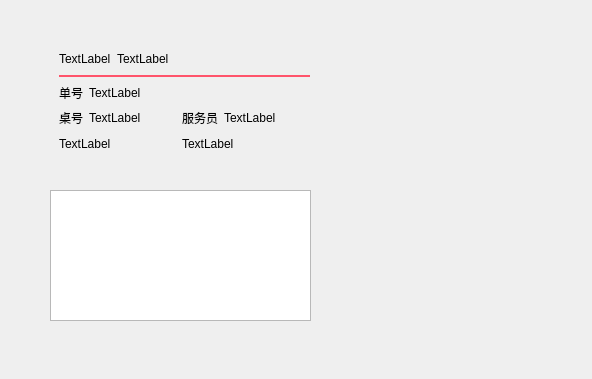
<?xml version="1.0" encoding="UTF-8"?>
<ui version="4.0">
 <class>w_scr_dish_main_table_pay</class>
 <widget class="QDialog" name="w_scr_dish_main_table_pay">
  <property name="geometry">
   <rect>
    <x>0</x>
    <y>0</y>
    <width>592</width>
    <height>379</height>
   </rect>
  </property>
  <property name="windowTitle">
   <string>Dialog</string>
  </property>
  <widget class="w_scr_dish_pay_widget" name="frame_main" native="true">
   <property name="geometry">
    <rect>
     <x>420</x>
     <y>130</y>
     <width>120</width>
     <height>80</height>
    </rect>
   </property>
  </widget>
  <widget class="fexpandmain_tableview" name="tableView">
   <property name="geometry">
    <rect>
     <x>50</x>
     <y>190</y>
     <width>261</width>
     <height>131</height>
    </rect>
   </property>
  </widget>
  <widget class="lds_roundeddialog_title_frame" name="frame_deskinfo">
   <property name="geometry">
    <rect>
     <x>50</x>
     <y>40</y>
     <width>269</width>
     <height>122</height>
    </rect>
   </property>
   <layout class="QGridLayout" name="gridLayout" columnstretch="0,1,0,1">
    <item row="2" column="0">
     <widget class="QLabel" name="label_num_2">
      <property name="text">
       <string>单号</string>
      </property>
      <property name="outer_stylesheet" stdset="0">
       <string>label_upon_bg</string>
      </property>
     </widget>
    </item>
    <item row="1" column="0" colspan="4">
     <widget class="QLabel" name="label_5">
      <property name="minimumSize">
       <size>
        <width>0</width>
        <height>2</height>
       </size>
      </property>
      <property name="maximumSize">
       <size>
        <width>16777215</width>
        <height>2</height>
       </size>
      </property>
      <property name="styleSheet">
       <string notr="true">background-color:#ff546b</string>
      </property>
      <property name="text">
       <string/>
      </property>
     </widget>
    </item>
    <item row="3" column="1">
     <widget class="QLabel" name="label_ch_tableno">
      <property name="text">
       <string>TextLabel</string>
      </property>
      <property name="outer_stylesheet" stdset="0">
       <string>label_upon_bg</string>
      </property>
     </widget>
    </item>
    <item row="4" column="0" colspan="2">
     <widget class="QLabel" name="label_num">
      <property name="text">
       <string>TextLabel</string>
      </property>
      <property name="outer_stylesheet" stdset="0">
       <string>xx_num</string>
      </property>
     </widget>
    </item>
    <item row="3" column="2">
     <widget class="QLabel" name="label_num_10">
      <property name="text">
       <string>服务员</string>
      </property>
      <property name="outer_stylesheet" stdset="0">
       <string>label_upon_bg</string>
      </property>
     </widget>
    </item>
    <item row="3" column="0">
     <widget class="QLabel" name="label_num_4">
      <property name="text">
       <string>桌号</string>
      </property>
      <property name="outer_stylesheet" stdset="0">
       <string>label_upon_bg</string>
      </property>
     </widget>
    </item>
    <item row="3" column="3">
     <widget class="QLabel" name="label_ch_servant">
      <property name="text">
       <string>TextLabel</string>
      </property>
      <property name="outer_stylesheet" stdset="0">
       <string>label_upon_bg</string>
      </property>
     </widget>
    </item>
    <item row="2" column="1" colspan="3">
     <widget class="QLabel" name="label_ch_billno">
      <property name="text">
       <string>TextLabel</string>
      </property>
      <property name="outer_stylesheet" stdset="0">
       <string>label_upon_bg</string>
      </property>
     </widget>
    </item>
    <item row="0" column="0" colspan="4">
     <layout class="QHBoxLayout" name="horizontalLayout_3" stretch="0,1">
      <item>
       <widget class="QLabel" name="label_logo">
        <property name="text">
         <string>TextLabel</string>
        </property>
        <property name="outer_stylesheet" stdset="0">
         <string>label_upon_bg</string>
        </property>
       </widget>
      </item>
      <item>
       <widget class="QLabel" name="label_text">
        <property name="text">
         <string>TextLabel</string>
        </property>
        <property name="outer_stylesheet" stdset="0">
         <string>label_upon_bg</string>
        </property>
       </widget>
      </item>
     </layout>
    </item>
    <item row="4" column="2" colspan="2">
     <widget class="label_click" name="label_total">
      <property name="text">
       <string>TextLabel</string>
      </property>
      <property name="outer_stylesheet" stdset="0">
       <string>xx_amount</string>
      </property>
     </widget>
    </item>
   </layout>
  </widget>
 </widget>
 <customwidgets>
  <customwidget>
   <class>lds_roundeddialog_title_frame</class>
   <extends>QFrame</extends>
   <header>lds_roundeddialog_title_frame.h</header>
   <container>1</container>
  </customwidget>
  <customwidget>
   <class>fexpandmain_tableview</class>
   <extends>QTableView</extends>
   <header>fexpandmain_tableview.h</header>
  </customwidget>
  <customwidget>
   <class>w_scr_dish_pay_widget</class>
   <extends>QWidget</extends>
   <header>w_scr_dish_pay_widget.h</header>
   <container>1</container>
  </customwidget>
  <customwidget>
   <class>label_click</class>
   <extends>QLabel</extends>
   <header>label_click.h</header>
  </customwidget>
 </customwidgets>
 <resources/>
 <connections/>
</ui>
